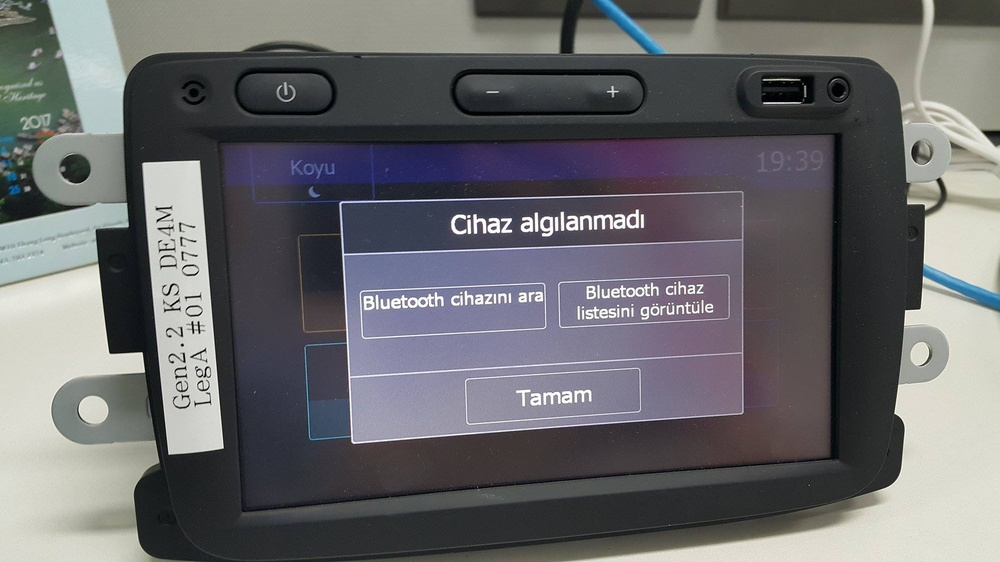
#> input picture a.jpg, 1000 x 562 px, shrunk from 2048 x 1152 before the run
$ python quora_image_edged.py   (older library calls are emulated)
#> lines starting #> are read from the running program, lines starting #| are printed output that depends on the picture; after the words box and inside, x2 and y2 are one past the last pixel; in counts of white or black regions, pixels touching at a corner belong together
import cv2
#reading the image
image = cv2.imread("a.jpg")
#> image is the input picture: shape (562, 1000, 3); mean B, G, R 107.6, 104.8, 104.9
edged = cv2.Canny(image, 10, 250)
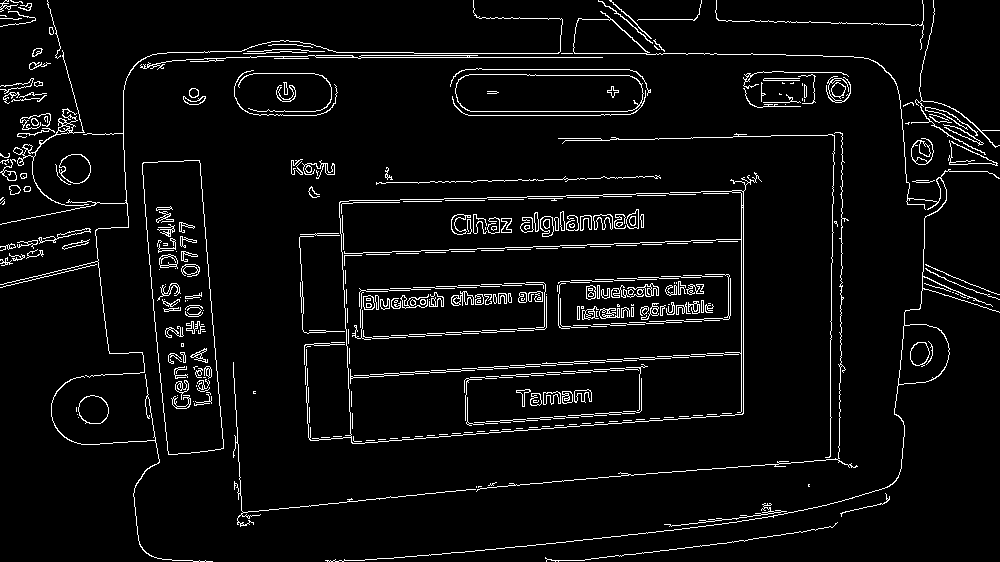
#> edged: shape (562, 1000); 4.9% white in thin lines or dots
cv2.imshow("Edges", edged)
cv2.waitKey(0)

#applying closing function
kernel = cv2.getStructuringElement(cv2.MORPH_RECT, (7, 7))
closed = cv2.morphologyEx(edged, cv2.MORPH_CLOSE, kernel)
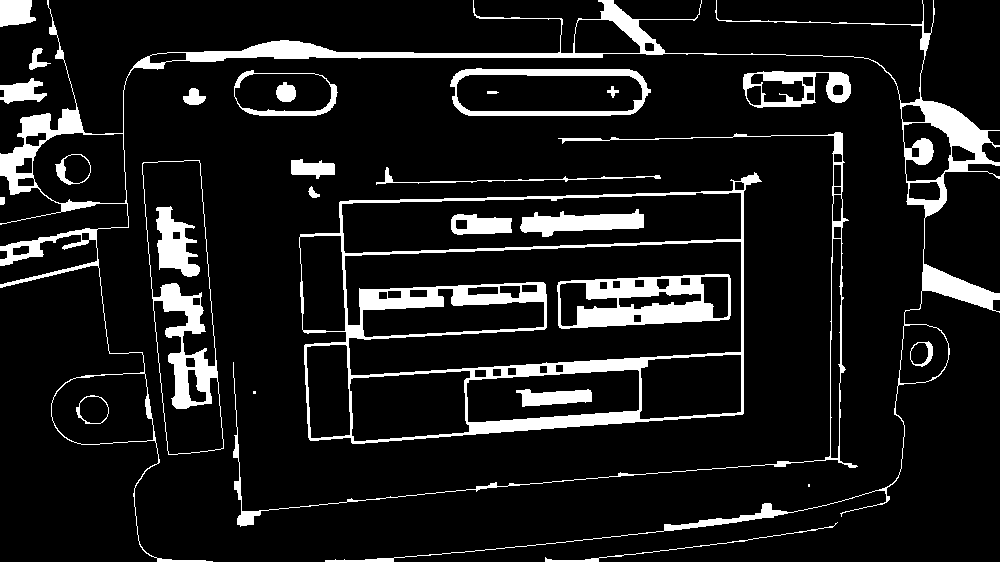
#> closed: shape (562, 1000); 10.6% white; 29 white regions (2 under 20 px)
cv2.imshow("Closed", closed)
cv2.waitKey(0)

#finding_contours
(_,cnts,_) = cv2.findContours(closed.copy(), cv2.RETR_EXTERNAL, cv2.CHAIN_APPROX_SIMPLE)
#> cnts = 18 contours, 2 with area under 20; largest, box (x1, y1, x2, y2) and area: (299, 172, 762, 444) 101066, (0, 0, 1000, 562) 34343, (142, 160, 224, 455) 16726, (450, 68, 651, 116) 8576, (233, 132, 858, 527) 3942

for c in cnts:
	peri = cv2.arcLength(c, True)
	approx = cv2.approxPolyDP(c, 0.02 * peri, True)
	cv2.drawContours(image, [approx], -1, (0, 255, 0), 2)
#> this loop made 18 passes
#> peri on passes 4, 5, 6, 9, 10, 11, 12, 13, 14, 15, 16, 17: 21.41, 36.38, 1519.5, 124.1, 2907.5, 67.21, 157.6, 328.5, 267.3, 469, 85.46, 8375.7
#> (peri, approx) on passes 1, 2, 3, 7, 8: (623.5, [[837, 522], [545, 561]]), (6, [[808, 484], [808, 486], [809, 486], [809, 484]]), (8, [[253, 391], [253, 393], [255, 393], [255, 391]]), (615.6, [[376, 184], [660, 177], [393, 182], [386, 167]]), (715.4, [[199, 160], [142, 163], [168, 454], [223, 448]])
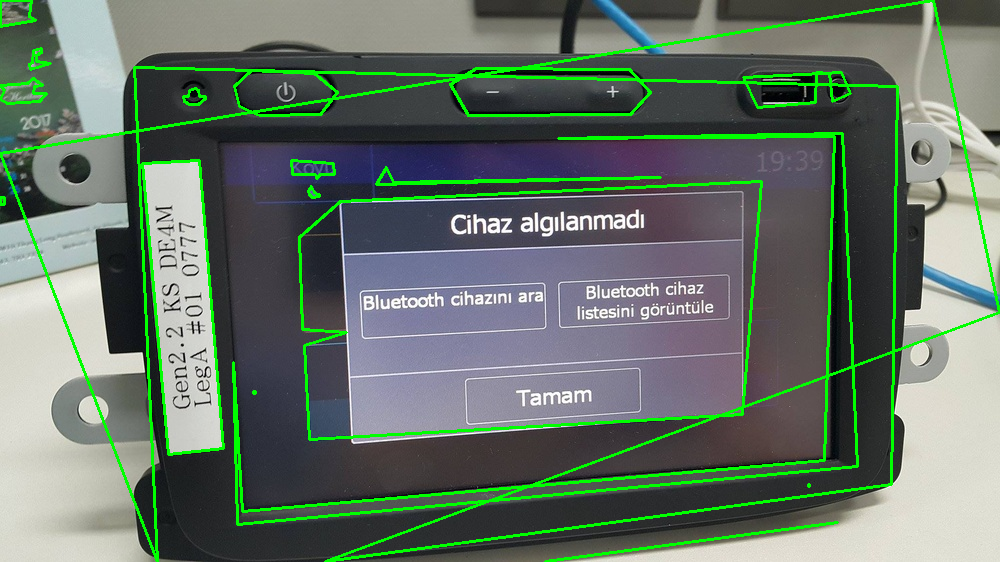
#> image: shape (562, 1000, 3); 5.96% of pixels changed, all inside (x1, y1, x2, y2) = (0, 0, 1000, 562)
cv2.imshow("Output", image)
cv2.waitKey(0)
